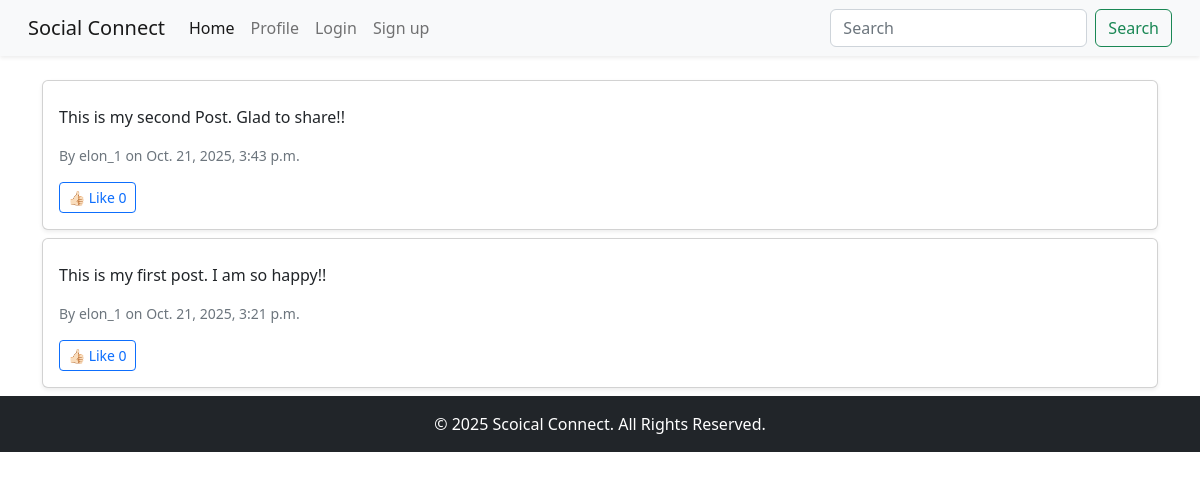
The app's page /, older data.
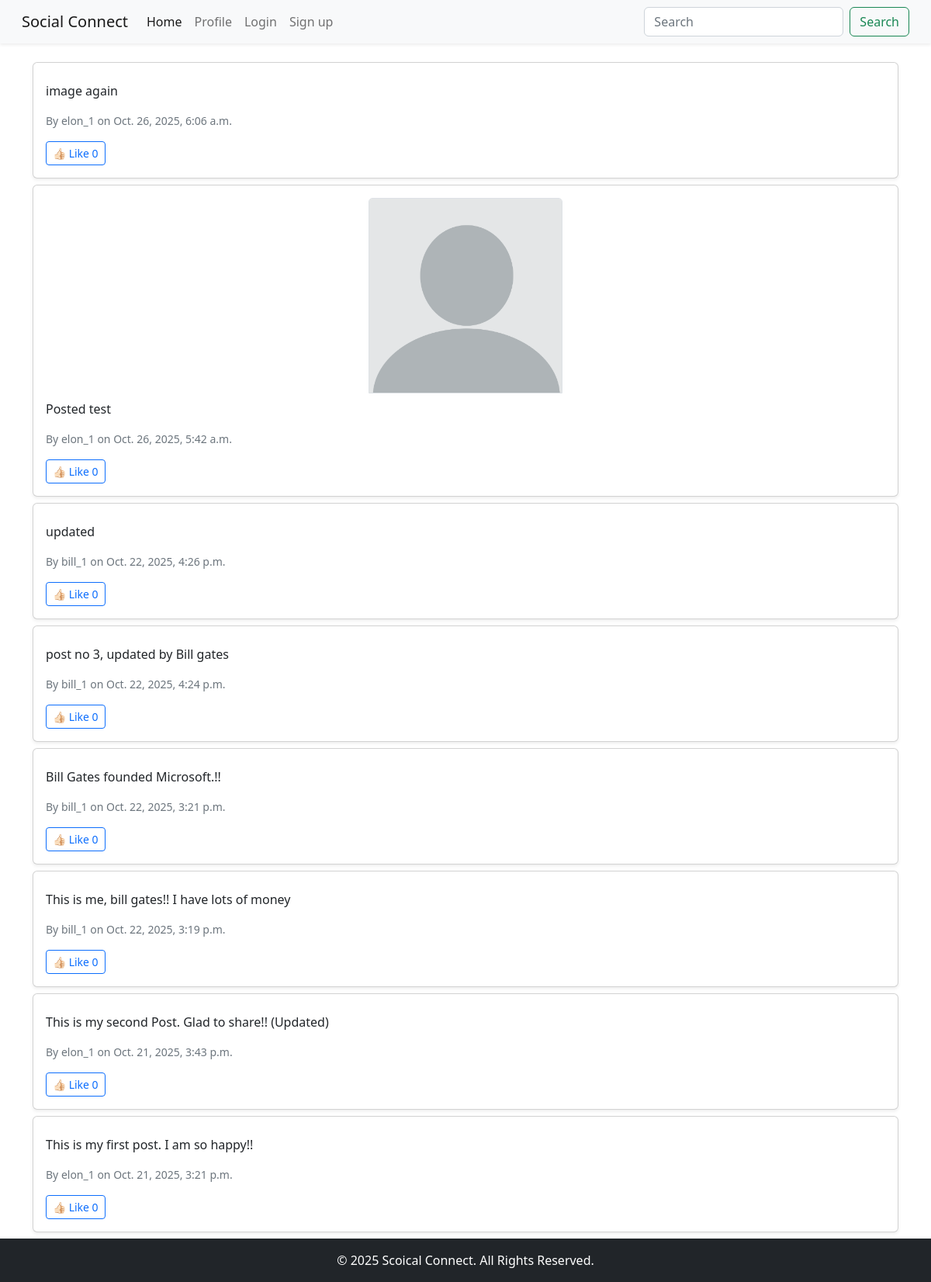
The same page, newer data.
### posts/models.py (models this page shows)
class Post(models.Model):
    author = models.ForeignKey(User, on_delete=models.CASCADE)
    content = models.TextField()
    image = models.ImageField(upload_to= post_directory_name, null=True, blank=True)
    liked_users = models.ManyToManyField(User,related_name="liked_posts",)
    created_at = models.DateTimeField(auto_now_add=True)
    updated_at = models.DateTimeField(auto_now=True)

### posts/views.py (the view)
# urls.py: path('',home, name='home'),
def home(request):
    posts = Post.objects.all().order_by("-created_at").prefetch_related("comments")
    return render(request, 'posts/home.html', {'posts':posts})

### posts/templates/posts/home.html
{% extends "base.html" %}
{% block content %}
    <div class="container mt-4">
        {% for eachPost in posts %}
            <div class="card mb-2 shadow-sm" >
                <div class="card-body">
                    <div class="text-center mb-2">
                        {% if eachPost.image %}
                        <img src="{{eachPost.image.url}}" class="card-img-top border"
                        style="width: 250px; height: auto;">
                        {% endif %}
                    </div>
                    <p class="card-text ">{{eachPost.content}}</p>
                    <small class="text-muted d-block">By {{ eachPost.author }} on {{ eachPost.created_at }}</small>
                    {% if request.user in eachPost.liked_users.all %}
                    <a class="btn btn-sm btn-outline-danger mt-3" href="{% url 'like_post' eachPost.id %}">
                        👎🏻 Unlike {{ eachPost.liked_users.count}}
                    </a>
                    {% else %}
                    <a class="btn btn-sm btn-outline-primary mt-3" href="{% url 'like_post' eachPost.id %}">
                        👍🏻 Like {{ eachPost.liked_users.count}}
                    </a>
                    {% endif %}
                </div>
            </div>
        {% empty%}
        <p> No posts found.</p>
        {% endfor %}
    </div>
{% endblock content %}

Row changes from the older to the newer data that the page shows:
added Post: content "image again", author "elon_1", created_at "Oct. 26, 2025, 6:06 a.m.", liked_users.count "0"
added Post: image (picture), content "Posted test", author "elon_1", created_at "Oct. 26, 2025, 5:42 a.m.", liked_users.count "0"
added Post: content "updated", author "bill_1", created_at "Oct. 22, 2025, 4:26 p.m.", liked_users.count "0"
added Post: content "post no 3, updated by Bill gates", author "bill_1", created_at "Oct. 22, 2025, 4:24 p.m.", liked_users.count "0"
added Post: content "Bill Gates founded Microsoft.!!", author "bill_1", created_at "Oct. 22, 2025, 3:21 p.m.", liked_users.count "0"
added Post: content "This is me, bill gates!! I have lots of money", author "bill_1", created_at "Oct. 22, 2025, 3:19 p.m.", liked_users.count "0"
changed Post: content "This is my second Post. Glad to share!!" → "This is my second Post. Glad to share!! (Updated)"
